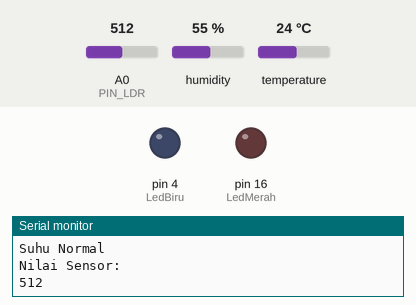
This sketch was run on a simulated Arduino Uno, built with avr-gcc and run on an emulated ATmega328P. Shown: output pins drawn as LEDs (lit = HIGH), the last lines printed to the serial monitor. The test bench sets the inputs (shaded band); at power-on: A0 (PIN_LDR) = 512, humidity 55 %, temperature 24 °C.

Above: at 3.8 s.
3.9 s: A0 (PIN_LDR) set to 406
At 5.4 s:
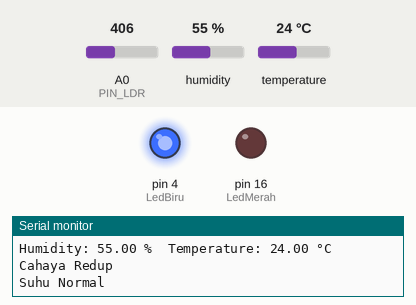
9.2 s: A0 (PIN_LDR) set to 385
At 15.4 s:
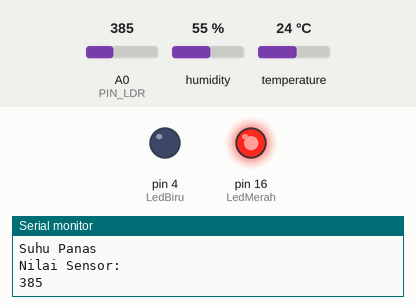
Timing chart, 0 to 16.9 s (numbered marks = the images above; inputs shaded):
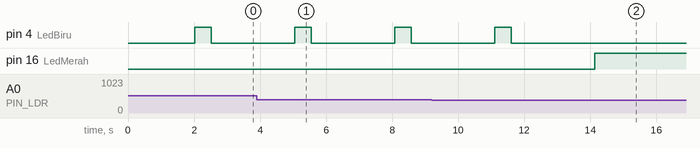

The sketch:

Tugas1.ino
```cpp
#include "DHT.h"
#define DHTTYPE DHT11   // DHT 11
#define LedMerah 16 // D0 pin led merah
#define LedBiru 4 // D2 pin led biru
#define LedPutih 0 // D3 pin led putih

#define GPIO5 5
#define PIN_LDR A0

DHT dht(GPIO5, DHTTYPE);

void setup() {
  Serial.begin(9600);
  Serial.println("LDR & DHT11 Test!");
  pinMode(LedMerah, OUTPUT);
  pinMode(LedPutih, OUTPUT);
  pinMode(LedBiru, OUTPUT);
  dht.begin();
}

void Running() {
 int a = analogRead(A0);

 Serial.println("Nilai Sensor: ");
 Serial.println(a);

delay(2000);

  float h = dht.readHumidity();
  // Read temperature as Celsius (the default)
  float t = dht.readTemperature();

  if (isnan(h) || isnan(t) ) {
    Serial.println("Failed to read from DHT sensor!");
    return;
  }

  Serial.print("Humidity: ");
  Serial.print(h);

  Serial.print(" %\t");
  Serial.print("Temperature: ");
  Serial.println((String)t + " °C");

  if( a > 700 ){
     digitalWrite(LedMerah, LOW);
     digitalWrite(LedBiru, LOW);
     digitalWrite(LedPutih, HIGH);
     Serial.println("Cahaya Gelap");
     Serial.println("Suhu Dingin");
    }

  else if ( a <= 700 && a > 1100){
    digitalWrite(LedPutih, LOW);
    }

  else if( a >= 400 && a < 700 ){

     digitalWrite(LedMerah, LOW);
     digitalWrite(LedBiru, HIGH);
     digitalWrite(LedPutih, LOW);
     Serial.println("Cahaya Redup");
     Serial.println("Suhu Normal");
     delay(500);
     digitalWrite(LedMerah, LOW);
     digitalWrite(LedBiru, LOW);
     digitalWrite(LedPutih, LOW);
     Serial.println("Cahaya Redup");
     Serial.println("Suhu Normal");
     delay(500);
    }

  else if ( a >= 0 && a < 400 ){
    digitalWrite(LedMerah, HIGH);
    digitalWrite(LedBiru, LOW);
    digitalWrite(LedPutih, LOW);
    Serial.println("Cahaya Terang");
    Serial.println("Suhu Panas");
    }

  else if ( a >= 400){
    digitalWrite(LedMerah, LOW);
    }
}

void loop() {
Running();
}
```

Measured:
- the behaviour switches between 400 and 399 on A0 (PIN_LDR) (found by bisection; images 1 and 2)
- after the input at 9.2 s, pin 4 (LedBiru): goes on until 11.6 s, then stays LOW; pin 16 (LedMerah): LOW → HIGH after 4.9 s
- by itself, pin 4 (LedBiru): alternates HIGH for 0.50 s and LOW for 2.5 s
